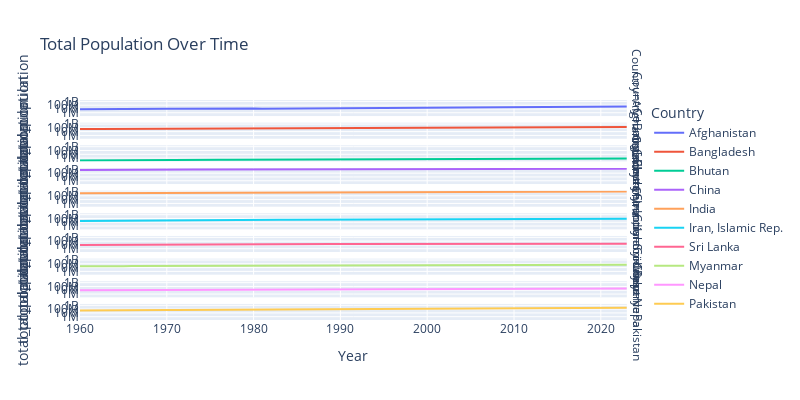

This figure's notebook cell:
### Code cell
# line plot by taking year on x-axis and total population on y-axis
fig = px.line(df, x='Year', 
              y='total_population', 
              color='Country', 
                log_y=True,
                facet_row='Country',
              title='Total Population Over Time')

# figure size
fig.update_layout(width=800, height=400)
fig.show()
